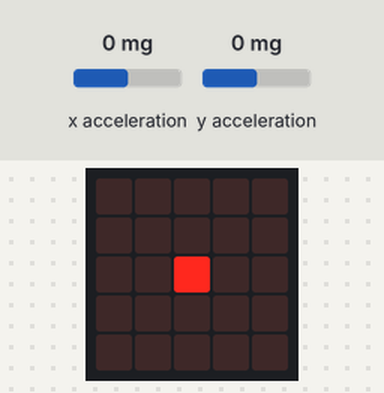
Recording of a program running on a simulated BBC micro:bit running MicroPython. Parts: the board's 5×5 LED display. Inputs (shaded band) come from the test bench; at power-on: x acceleration 0 mg, y acceleration 0 mg.

Above: at 1.2 s.
1.3 s: x acceleration set to -23 mg
2.8 s: x acceleration set to -27 mg
At 3.19 s:
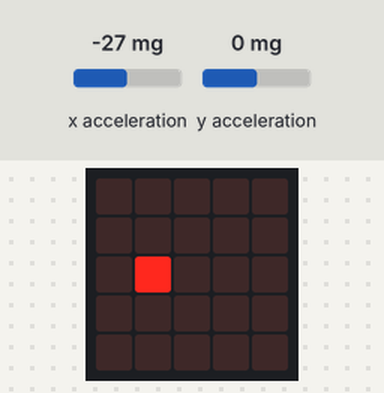
At 4.5 s:
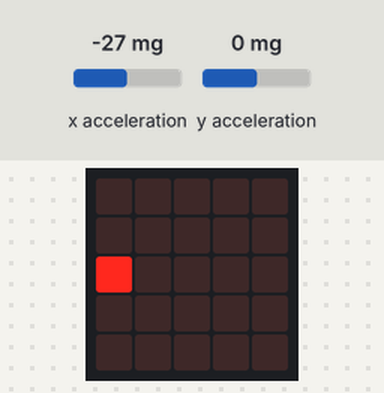
4.8 s: y acceleration set to -23 mg
6.3 s: y acceleration set to -27 mg
At 7.4 s:
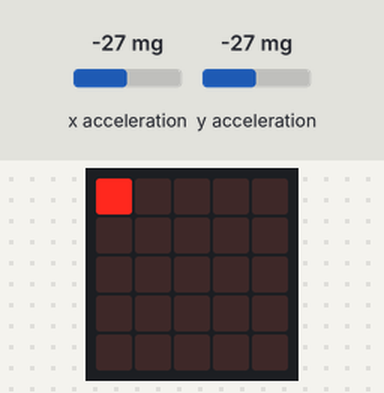
8.1 s: x acceleration set to 24 mg
9.7 s: x acceleration set to 29 mg
At 11.0 s:
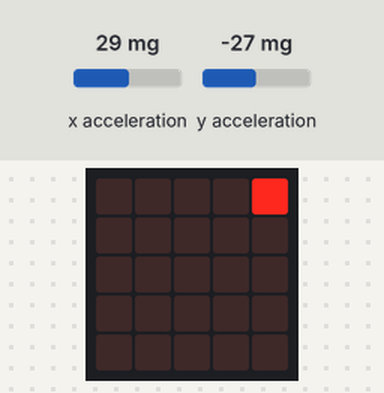
Timing chart, 0 to 12.7 s (numbered marks = the images above; inputs shaded):
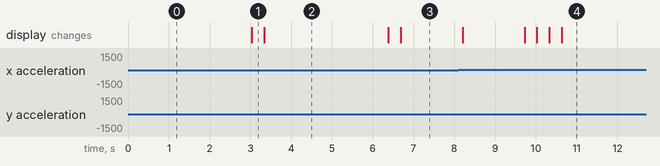

The program:

tilt.py
```python
from microbit import *

x = 2
y = 2
while True:
    display.set_pixel(x, y, 9)
    sleep(300)
    display.clear()

    if accelerometer.get_x() > 25 and x < 4:
        x += 1
    elif accelerometer.get_x() < -25 and x > 0:
        x -= 1

    if accelerometer.get_y() > 25 and y < 4:
        y += 1
    elif accelerometer.get_y() < -25 and y > 0:
        y -= 1
```

Measured:
- the behaviour switches between -25 and -26 mg on x acceleration (found by bisection; images 0 and 1)
- the behaviour switches between -25 and -26 mg on y acceleration (found by bisection; images 2 and 3)
- the behaviour switches between 25 and 26 mg on x acceleration (found by bisection; images 3 and 4)
- after the input at 1.3 s, every drawn part: stays the same
- after the input at 2.8 s, the display: changes after 0.24 s (image 1)
- after the input at 4.8 s, every drawn part: stays the same
- after the input at 6.3 s, the display: first changes after 0.08 s (image 3 shows a later state)
- after the input at 9.7 s, the display: first changes at once (image 4 shows a later state)
